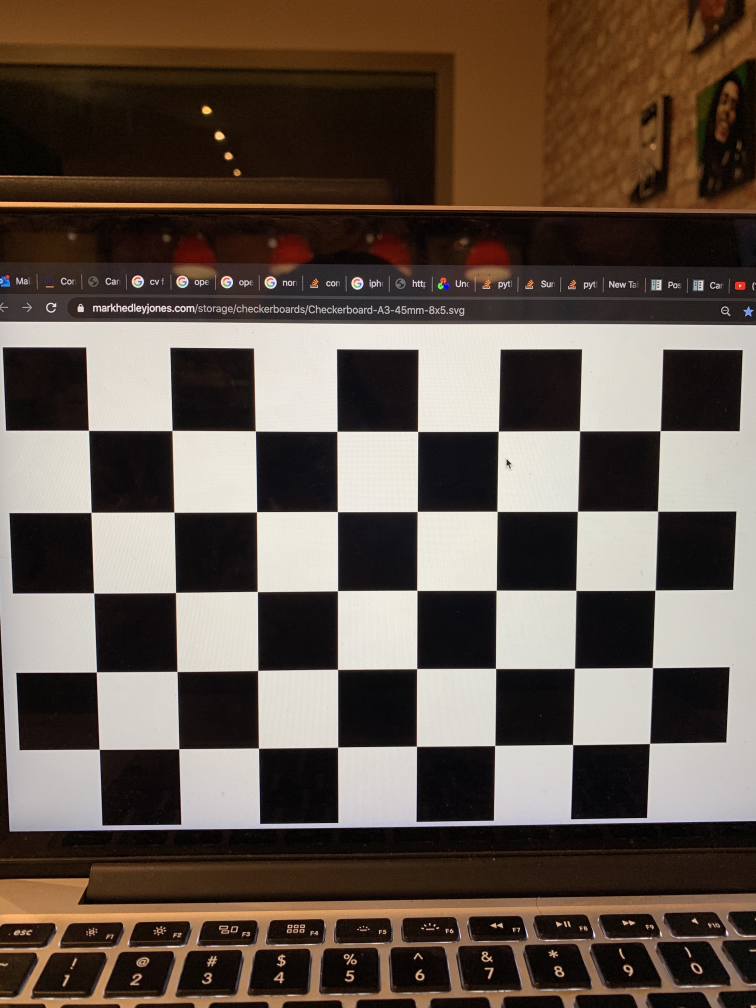
#> input picture Code/Python/Images/Original/Image-00001.jpeg, 3024 x 4032 px (shown at 1/4 size); its folder holds only this picture in this run
$ python OpenCVCalibration.py
#> lines starting #> are read from the running program, lines starting #| are printed output that depends on the picture; after the words box and inside, x2 and y2 are one past the last pixel; in counts of white or black regions, pixels touching at a corner belong together; long printed decimals are rounded
import numpy as np
import cv2 as cv
import glob
import math

def draw(img, corners, imgpts):
    corner = tuple(corners[0].ravel())
    img = cv.line(img, corner, tuple(imgpts[0].ravel()), (255,0,0), 5)
    img = cv.line(img, corner, tuple(imgpts[1].ravel()), (0,255,0), 5)
    img = cv.line(img, corner, tuple(imgpts[2].ravel()), (0,0,255), 5)
    return img

calibrate = True;

# termination criteria
criteria = (cv.TERM_CRITERIA_EPS + cv.TERM_CRITERIA_MAX_ITER, 100, 0.001)
# prepare object points, like (0,0,0), (1,0,0), (2,0,0) ....,(6,5,0)
objp = np.zeros((5*8,3), np.float32)
objp[:,:2] = np.mgrid[0:8,0:5].T.reshape(-1,2)*25
# Arrays to store object points and image points from all the images.
objpoints = [] # 3d point in real world space
imgpoints = [] # 2d points in image plane.
images = glob.glob('Images/Original/Image-0*.jpeg') #Try to use only the first 12 images


parametersLoaded = False
try:
	mtx = np.load("mtx.npy")
#> (reads Code/Python/mtx.npy from the repository)
	dist = np.load("dist.npy")
#> (reads Code/Python/dist.npy from the repository)
	parametersLoaded = True
except:
	print("Parameters not loaded")

if calibrate or not parametersLoaded:
	print("Calibrating")
	for fname in images:
	    img = cv.imread(fname)
#> img is the input picture: shape (4032, 3024, 3); mean B, G, R 74.6, 84.5, 97.6
	    img = cv.resize(img,(1200,1200))
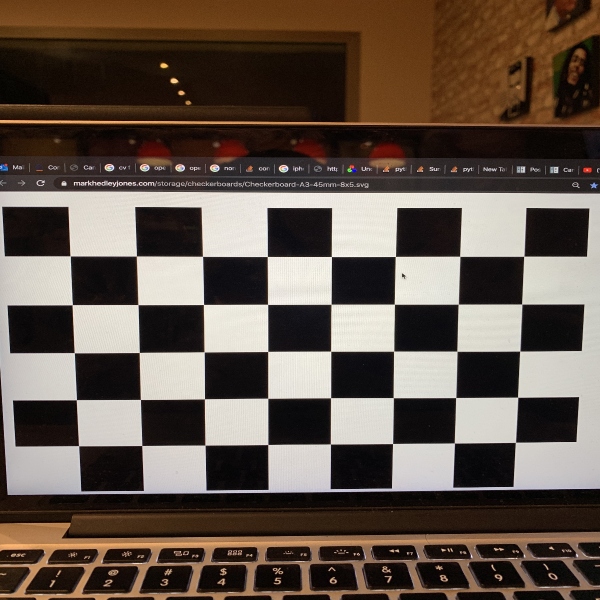
#> img: shape (1200, 1200, 3) (shown at 1/2 size); mean B, G, R 74.5, 84.4, 97.5
	    gray = cv.cvtColor(img, cv.COLOR_BGR2GRAY)
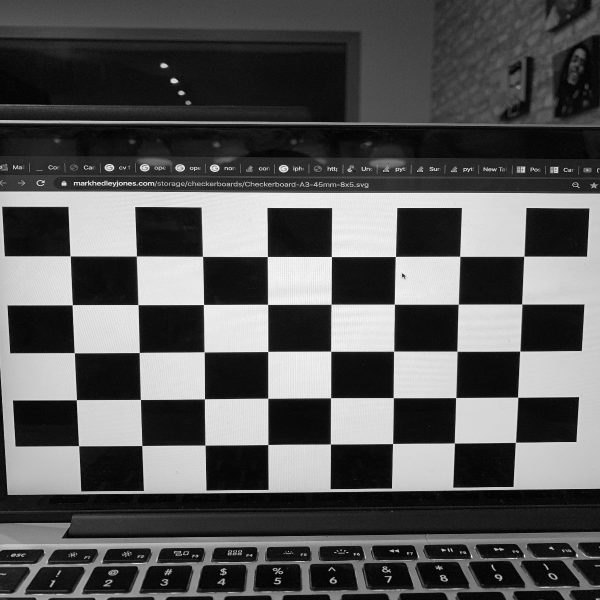
#> gray: shape (1200, 1200) (shown at 1/2 size); min 0, max 255, mean 87.2
	    #cv.imshow('img',gray)
	    # Find the chess board corners
	    ret, corners = cv.findChessboardCorners(gray, (8,5), None)
#> ret = True; corners = 40 rows, first 8: [140.9, 512.5], [273.4, 512.5], [405.5, 513.1], [535.1, 513.5], [663.2, 513.5], [791.2, 513.4], [920, 512.9], [1048.1, 512.9]
	    # If found, add object points, image points (after refining them)
	    print(ret)
#| True
	    if ret == True:
	        objpoints.append(objp)
	        corners2 = cv.cornerSubPix(gray,corners, (11,11), (-1,-1), criteria)
#> corners2 = 40 rows, first 8: [140.8, 512.4], [273.3, 512.5], [405.5, 513.1], [535.2, 513.5], [663.2, 513.6], [791.2, 513.4], [920, 513], [1048.2, 512.8]
	        corners = corners2.astype('float32')
#> corners has the same summary as corners2
	        imgpoints.append(corners2)
	        # Draw and display the corners
	        cv.drawChessboardCorners(img, (8,5), corners2, ret)
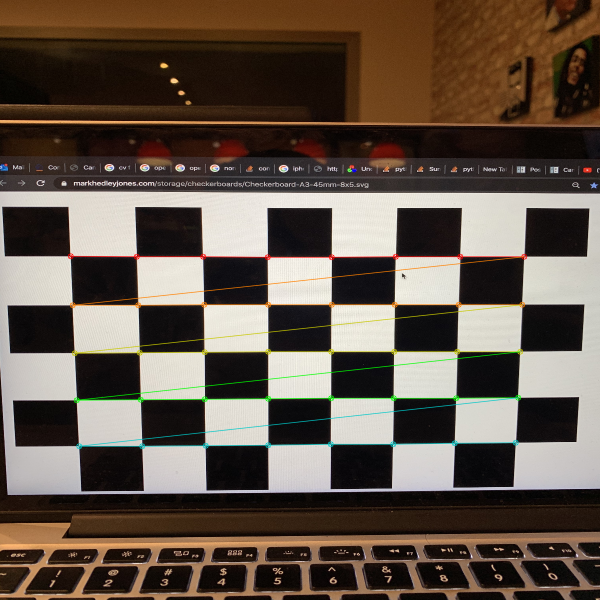
#> img: shape (1200, 1200, 3) (shown at 1/2 size); 1.89% of pixels changed, all inside (x1, y1, x2, y2) = (135, 506, 1055, 899)
	        #cv.imshow('img', img)
	        #cv.waitKey()
	cv.destroyAllWindows()

	print("GRAY: ",gray.shape[::-1])
#| GRAY:  (1200, 1200)
	ret, mtx, dist, rvecs, tvecs = cv.calibrateCamera(objpoints, imgpoints, gray.shape[::-1],mtx,dist,flags = cv.CALIB_USE_INTRINSIC_GUESS)
#> ret = 0.0791; mtx = [[1305.9, 0, 605.9], [0, 979.8, 592.4], [0, 0, 1]]; dist = [0.321, -2.08, -2.23e-05, -0.000215, 4.06]; rvecs = ([0.0937, -0.0306, -0.000326],); tvecs = ([-88.74, -20.35, 253],)
	np.save("mtx",mtx)
	np.save("dist",dist)


boardShape = (8,5)

#Read the Image
img = cv.imread('Images/Image-30cm.jpeg')
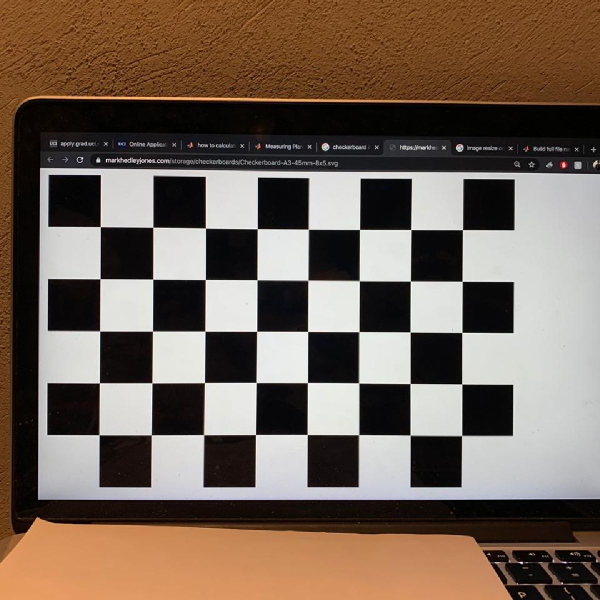
#> input picture Code/Python/Images/Image-30cm.jpeg, 1200 x 1200 px (shown at 1/2 size)
#> img is the input picture: shape (1200, 1200, 3); mean B, G, R 88.1, 100.4, 116.7
h, w = img.shape[:2]
#> h = 1200; w = 1200
newcameramtx, roi = cv.getOptimalNewCameraMatrix(mtx, dist, (w, h), 1, (w, h))
#> newcameramtx = [[1322.9, 0, 605.7], [0, 1011.1, 593.8], [0, 0, 1]]; roi = (102, 76, 1006, 1032)
#cv.imshow('Original', img)
#cv.waitKey()
mtx = newcameramtx
#> mtx has the same summary as newcameramtx
img = cv.undistort(img, mtx, dist, None, mtx)
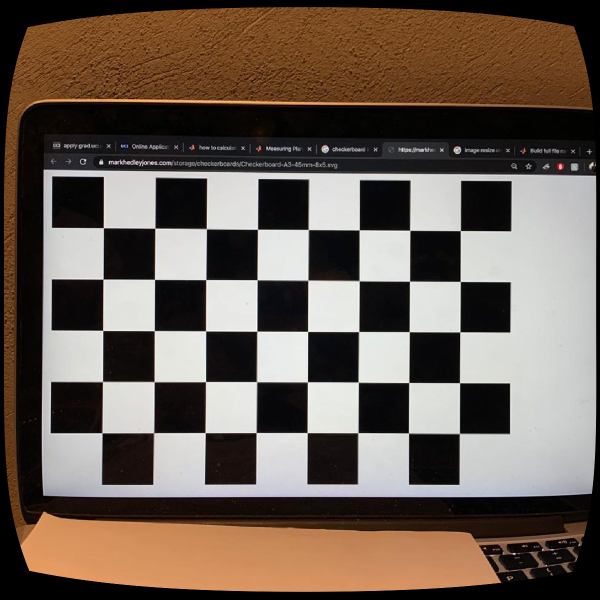
#> img: shape (1200, 1200, 3) (shown at 1/2 size); mean B, G, R 83.3, 93.7, 107.4
cv.imshow("Undistorted", img)
cv.waitKey()

print("Image shape: ",np.shape(img))
#| Image shape:  (1200, 1200, 3)

# Find the chess board corners
gray = cv.cvtColor(img, cv.COLOR_BGR2GRAY)
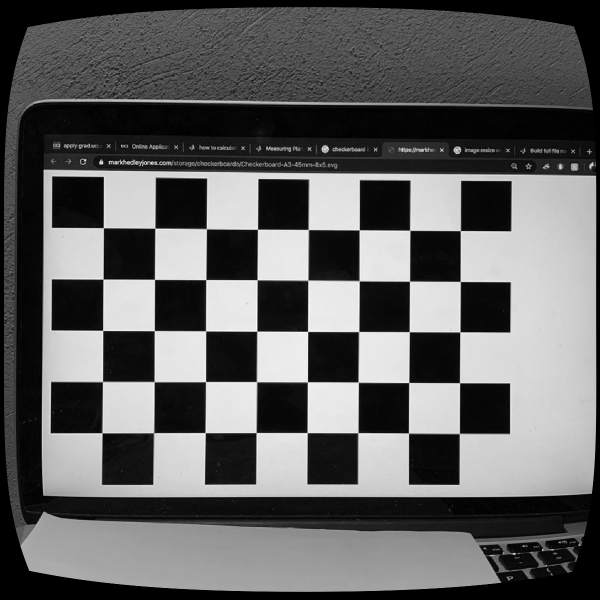
#> gray: shape (1200, 1200) (shown at 1/2 size); min 0, max 255, mean 96.6
#cv.waitKey()
ret, corners = cv.findChessboardCorners(gray, boardShape , None)
#> ret = True; corners = 40 rows, first 8: [207.2, 455.9], [310.5, 456.5], [413.4, 458.2], [515.5, 458.8], [616.8, 459.7], [718.9, 460.4], [819.4, 460.7], [921.2, 461.7]

if ret:
	print("Corners Found")
	#corners = cv.cornerSubPix(gray,corners, (11,11), (-1,-1), criteria)
	#imgpoints.append(corners)

	# Draw and display the corners
	cv.drawChessboardCorners(img, boardShape , corners, ret)
	cv.imshow('img', img)
	cv.waitKey()
else:
	print("Corners Not Found!")

print("Object Points:\n",np.shape(objp),"\n",objp)
#print("Image Points:\n",np.shape(corners),"\n",corners)
#getting distance without using undistorted results
ret, rvec, tvec = cv.solvePnP(objp, corners, mtx, dist)
#> rvec = [-0.0529, 0.403, -0.00979]; tvec = [-93.63, -28.83, 328.3]
print("SolvePNP Worked: ", ret)
#| SolvePNP Worked:  True

axis = np.float32([[12.5,0,0], [0,12.5,0], [0,0,-12.5]]).reshape(-1,3)
imgpts, jac = cv.projectPoints(axis, rvec, tvec, mtx, dist)
#> imgpts = [[265, 501.6], [222, 542.6], [187.8, 498.3]]

img = draw(img,corners,imgpts)
#> in draw, `corner = tuple(corners[0].ravel())`: corner = (207.2, 455.9)
#> in draw, `img = cv.line(img, corner, tuple(imgpts[0].ravel()), (255,0,0), 5)`: img: shape (1200, 1200, 3); mean B, G, R 82.7, 93.9, 107.3
#> in draw, `img = cv.line(img, corner, tuple(imgpts[1].ravel()), (0,255,0), 5)`:
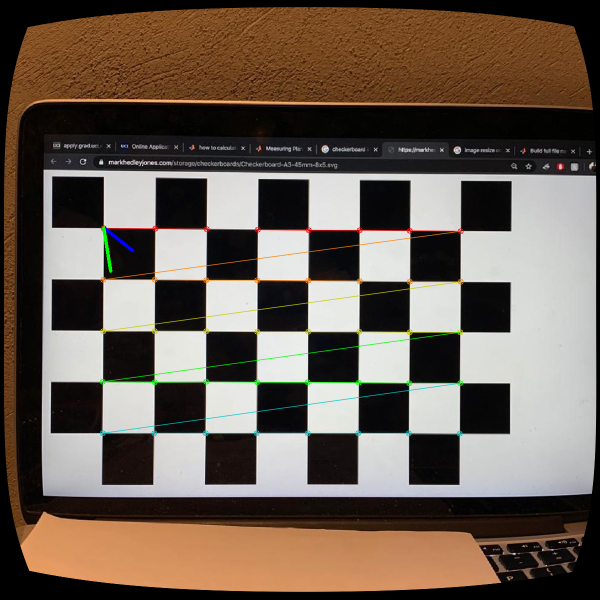
#> img: shape (1200, 1200, 3) (shown at 1/2 size); mean B, G, R 82.7, 94, 107.3
#> in draw, `img = cv.line(img, corner, tuple(imgpts[2].ravel()), (0,0,255), 5)`: img: shape (1200, 1200, 3); 0.02% of pixels changed, all inside (x1, y1, x2, y2) = (184, 452, 211, 502)
cv.imshow('img',img)
cv.waitKey()

tvec = np.squeeze(tvec)
print("tvec",tvec)
#| tvec [-93.628 -28.833 328.272]

#this might be wrong
if ret:
	Rt,jacob = cv.Rodrigues(rvec)
#> Rt = [[0.92, -0.001, 0.392], [-0.02, 0.999, 0.0496], [-0.392, -0.0534, 0.918]]
	R = Rt.transpose()
#> R = [[0.92, -0.02, -0.392], [-0.001, 0.999, -0.0534], [0.392, 0.0496, 0.918]]
	print("R",Rt)
#| R [[ 0.9198 -0.001002  0.3923]
#|  [-0.02005  0.9986  0.04955]
#|  [-0.3918 -0.05345  0.9185]]
	pos = tvec.dot(-Rt)
#> pos = [214.2, 46.24, -263.4]
	print("Distance: ",np.linalg.norm(pos))
#| Distance:  342.578
	print("pos",pos)
#| pos [ 214.159   46.242  -263.358]
